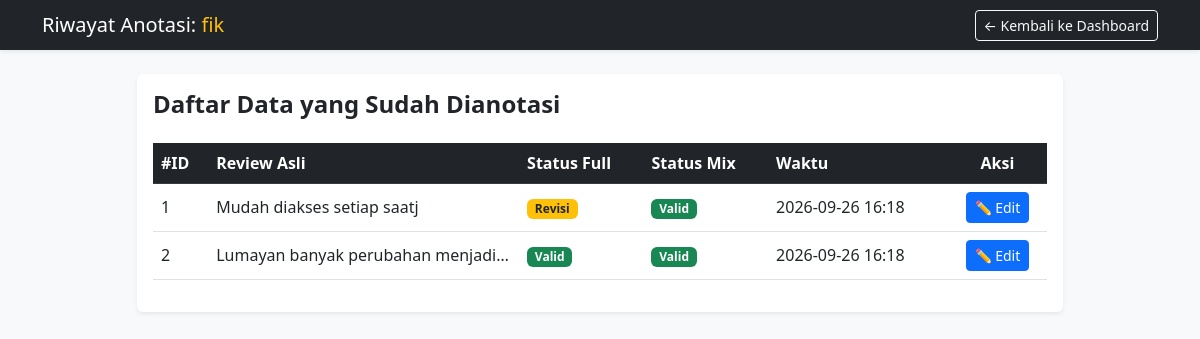
The app's page /history (signed in) with its own data.
### app.py (models this page shows)
class User(UserMixin, db.Model):
    id = db.Column(db.Integer, primary_key=True)
    username = db.Column(db.String(50), unique=True)
    password = db.Column(db.String(100))
    role = db.Column(db.String(20)) # 'jawa' or 'palembang'

class Annotation(db.Model):
    id = db.Column(db.Integer, primary_key=True)
    review_id = db.Column(db.Integer, db.ForeignKey('review.id'), nullable=False)
    user_id = db.Column(db.Integer, db.ForeignKey('user.id'), nullable=False)
    status_full = db.Column(db.String(20), default='valid')
    rev_full = db.Column(db.Text)
    status_mix = db.Column(db.String(20), default='valid')
    rev_mix = db.Column(db.Text)
    timestamp = db.Column(db.DateTime, default=datetime.utcnow)

class Review(db.Model):
    id = db.Column(db.Integer, primary_key=True)
    content = db.Column(db.Text, nullable=False)
    performa = db.Column(db.String(50))
    tampilan = db.Column(db.String(50))
    tiket = db.Column(db.String(50))
    pembayaran = db.Column(db.String(50))
    akun = db.Column(db.String(50))
    trans_jawa = db.Column(db.Text)
    trans_mix_jawa = db.Column(db.Text)
    trans_palembang = db.Column(db.Text)
    trans_mix_palembang = db.Column(db.Text)
    annotations = db.relationship('Annotation', backref='review', lazy=True)

### app.py (the view)
@app.route('/history')
@login_required
def history():
    annotations = Annotation.query.filter_by(user_id=current_user.id).all()
    return render_template('history.html', annotations=annotations)

### app.py (called while the page is built)
@login_manager.user_loader
def load_user(user_id):
    return User.query.get(int(user_id))

### templates/history.html (shortened to what this page needs)
<!DOCTYPE html>
<html lang="id">
<head>
    <link href="https://cdn.jsdelivr.net/npm/bootstrap@5.3.0/dist/css/bootstrap.min.css" rel="stylesheet">
</head>
<body class="bg-light">
    <nav class="navbar navbar-dark bg-dark shadow-sm mb-4">
        <div class="container d-flex justify-content-between">
            <span class="navbar-brand mb-0 h1">Riwayat Anotasi: <span class="text-warning">{{ current_user.username }}</span></span>
            <a href="{{ url_for('dashboard') }}" class="btn btn-outline-light btn-sm">← Kembali ke Dashboard</a>
        </div>
    </nav>
    <div class="container pb-5">
        <div class="row justify-content-center">
            <div class="col-md-10">
                <div class="card shadow-sm border-0">
                    <div class="card-body">
                        <h4 class="card-title fw-bold mb-4">Daftar Data yang Sudah Dianotasi</h4>
                        {% if annotations %}
                            <div class="table-responsive">
                                <table class="table table-hover align-middle">
                                    <thead class="table-dark">
                                        <tr>
                                            <th>#ID</th>
                                            <th>Review Asli</th>
                                            <th>Status Full</th>
                                            <th>Status Mix</th>
                                            <th>Waktu</th>
                                            <th class="text-center">Aksi</th>
                                        </tr>
                                    </thead>
                                    <tbody>
                                        {% for anno in annotations %}
                                        <tr>
                                            <td>{{ anno.review_id }}</td>
                                            <td class="text-truncate" style="max-width: 250px;" title="{{ anno.review.content }}">
                                                {{ anno.review.content }}
                                            </td>
                                            <td>
                                                {% if anno.status_full == 'valid' %}
                                                    <span class="badge bg-success">Valid</span>
                                                {% else %}
                                                    <span class="badge bg-warning text-dark">Revisi</span>
                                                {% endif %}
                                            </td>
                                            <td>
                                                {% if anno.status_mix == 'valid' %}
                                                    <span class="badge bg-success">Valid</span>
                                                {% else %}
                                                    <span class="badge bg-warning text-dark">Revisi</span>
                                                {% endif %}
                                            </td>
                                            <td>{{ anno.timestamp.strftime('%Y-%m-%d %H:%M') if anno.timestamp else '-' }}</td>
                                            <td class="text-center">
                                                <a href="{{ url_for('edit_annotation', annotation_id=anno.id) }}" class="btn btn-sm btn-primary">✏️ Edit</a>
                                            </td>
                                        </tr>
                                        {% endfor %}
                                    </tbody>
                                </table>
                            </div>
                        {% else %}
                            <div class="text-center py-5">
                                <p class="text-muted fs-5">Belum ada data yang dianotasi.</p>
                                <a href="{{ url_for('annotate') }}" class="btn btn-warning fw-bold">Mulai Anotasi Sekarang →</a>
                            </div>
                        {% endif %}
                    </div>
                </div>
            </div>
        </div>
    </div>
</body>
</html>

### records on screen
User: username "fik"
Annotation: review_id "1", review.content "Mudah diakses setiap saatj", status_full "Revisi", status_mix "Valid", timestamp "2026-09-26 16:18"
Annotation: review_id "2", review.content "Lumayan banyak perubahan menjadi…", status_full "Valid", status_mix "Valid", timestamp "2026-09-26 16:18"
